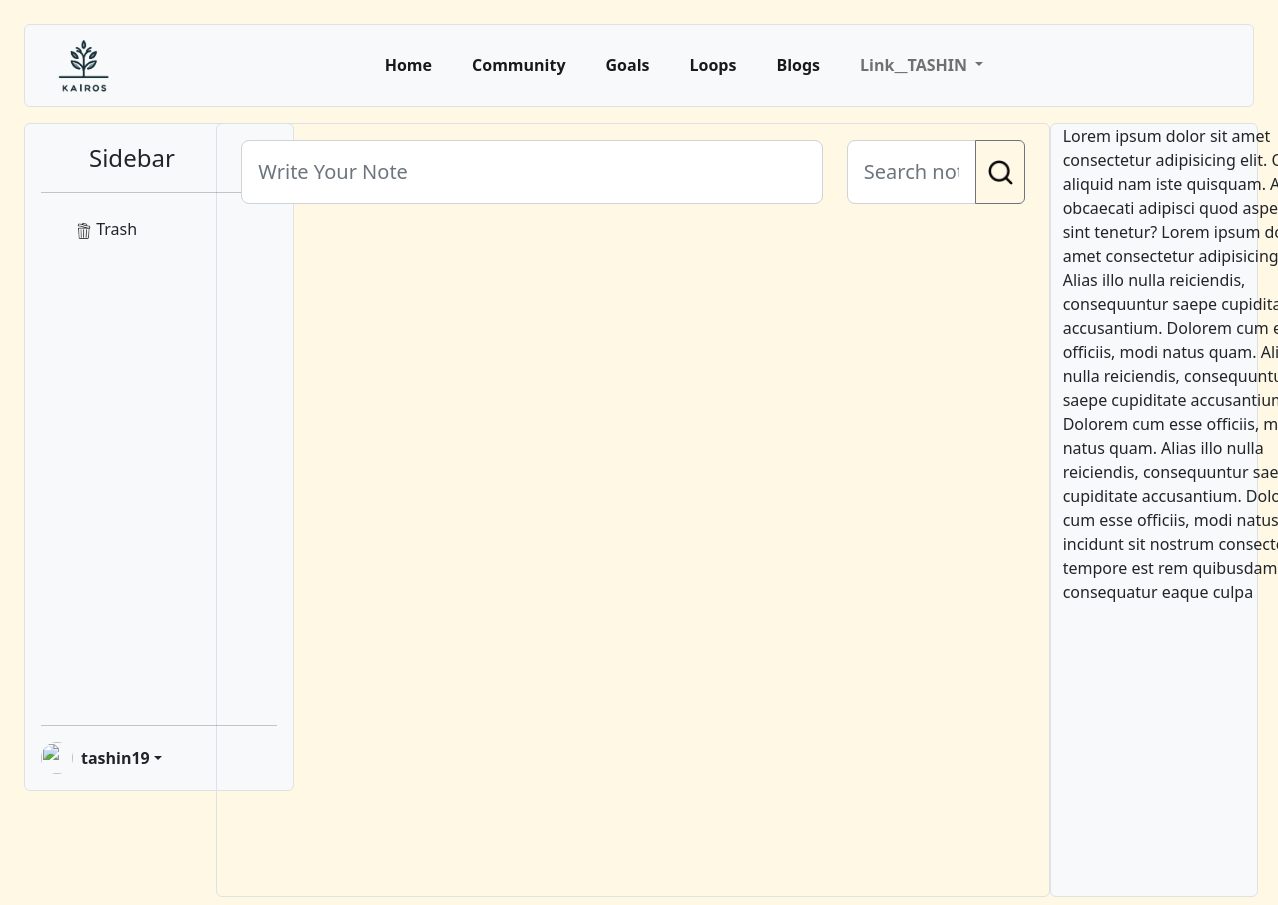
The app's page /Dashboard/dashboard.php?userHandle=tashin19, older data.
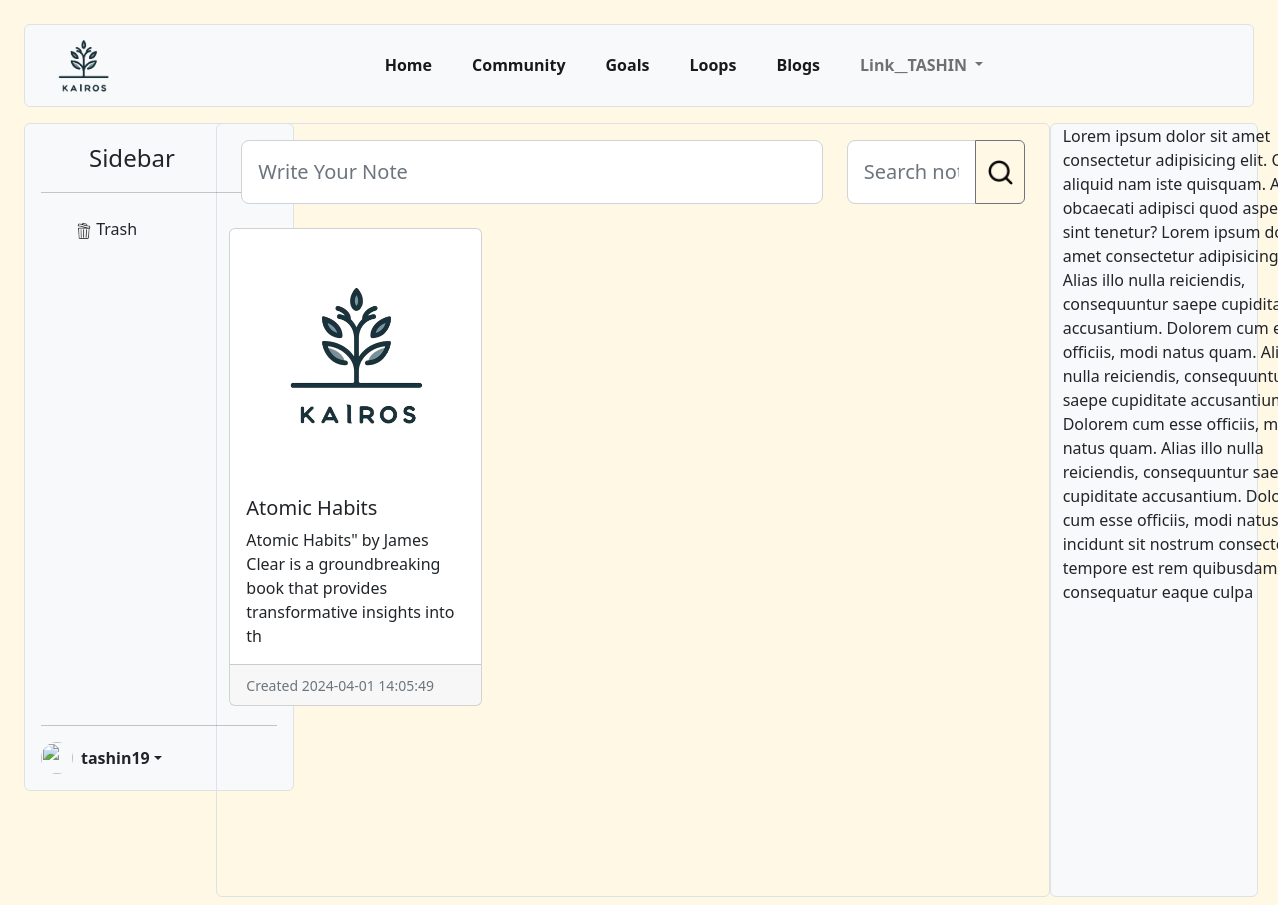
The same page, newer data.
### tables this page shows
CREATE TABLE `notes` (
  `userHandle` varchar(20) NOT NULL,
  `title` varchar(50) DEFAULT NULL,
  `details` varchar(5000) DEFAULT NULL,
  `created_at` timestamp NOT NULL DEFAULT current_timestamp(),
  `public` tinyint(1) NOT NULL,
  `admin_approved` tinyint(1) NOT NULL
);

### Dashboard/dashboard.php (the view, shortened to what the changed rows need)
<?php
include('connect_db.php');
if (isset($_GET['userHandle'])) {
    $userHandle = mysqli_real_escape_string($conn, $_GET['userHandle']);
    $sql = "SELECT title, details, created_at
        FROM user_info AS uinfo
        INNER JOIN
        notes as n
        ON uinfo.userHandle = n.userHandle
        WHERE uinfo.userHandle = '$userHandle'; ";
    $resultantNotes =  mysqli_query($conn, $sql);
    $Notes = mysqli_fetch_all($resultantNotes);
}
?>
<!DOCTYPE html>
<html lang="en">
<head>
    <link rel="stylesheet" href="style.css">
    <link href="https://cdn.jsdelivr.net/npm/bootstrap@5.2.3/dist/css/bootstrap.min.css" rel="stylesheet">
</head>
<body class="bg-warning p-2 text-dark bg-opacity-10">
    <?php
    include('navbar.php');
    ?>
    <div class="container-fluid">
        <div class="row me-0">
            <div class="col-8 secondBlock rounded border">
                <div class="block " style="height: 83.5vh; overflow-y: auto;">
                    <div class="">
                        <div class="row row-cols-1 row-cols-md-3 g-4">
                            <?php
                            foreach ($Notes as $note) { ?>
                                <div class="col">
                                    <div class="card h-100">
                                        <img src="/Images/logo.png" class="card-img-top" alt="...">
                                        <div class="card-body">
                                            <h5 class="card-title">
                                                <?php
                                                echo htmlspecialchars($note[0]);
                                                ?>
                                            </h5>
                                            <p class="card-text">
                                                <?php
                                                echo htmlspecialchars($note[1]);
                                                ?>
                                            </p>
                                        </div>
                                        <div class="card-footer">
                                            <small class="text-muted">Created
                                                <?php
                                                echo htmlspecialchars($note[2]);
                                                ?>
                                            </small>
                                        </div>
                                    </div>
                                </div>
                            <?php } ?>
                        </div>
                    </div>
                </div>
            </div>
        </div>
    </div>
</body>
</html>

Row changes from the older to the newer data that the page shows:
added notes: title "Atomic Habits", details "Atomic Habits\" by James Clear is a groundbreaking book that provides transformative insights into th", created_at "2024-04-01 14:05:49"
